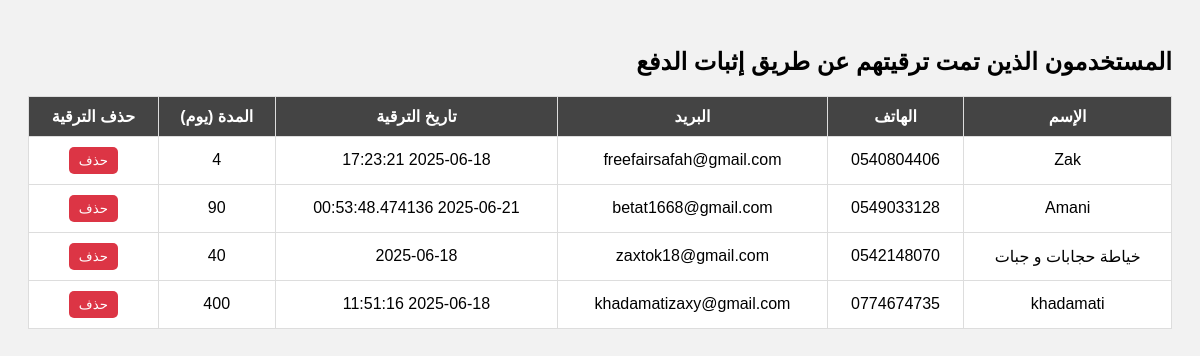
The app's page /admin/upgraded_users with its own data.
### tables this page shows
CREATE TABLE users (
    id INTEGER PRIMARY KEY AUTOINCREMENT,
    name TEXT NOT NULL,
    phone TEXT UNIQUE NOT NULL,
    email TEXT UNIQUE NOT NULL,
    password TEXT NOT NULL,
    wilaya TEXT NOT NULL,
    baladiya TEXT,
    service_type TEXT NOT NULL,
    description TEXT,
    image_path TEXT,
    is_available INTEGER DEFAULT 0 CHECK(is_available IN (0, 1)),
    date_registered DATETIME DEFAULT CURRENT_TIMESTAMP,
    verification_token TEXT,
    reset_token TEXT,
    is_verified INTEGER DEFAULT 0 CHECK(is_verified IN (0, 1)),

    -- ✅ الجنس
    gender TEXT DEFAULT 'غير محدد' CHECK(gender IN ('ذكر', 'أنثى', 'غير محدد')),

    -- ✅ عرض رقم الهاتف
    show_phone INTEGER DEFAULT 1 CHECK(show_phone IN (0, 1)),

    -- خصائص الترقية
    is_upgraded INTEGER DEFAULT 0 CHECK(is_upgraded IN (0, 1)),
    upgrade_date DATETIME,
    upgrade_duration_days INTEGER DEFAULT 0,
    upgrade_code TEXT,
    is_banned INTEGER DEFAULT 0 CHECK(is_banned IN (0, 1)),

    -- صلاحية الوصول
    role TEXT DEFAULT 'user' CHECK(role IN ('admin', 'editor', 'user')),

    -- مفتاح تسجيل الدخول الخاص بالأدمن
    admin_login_key TEXT
, is_superadmin INTEGER DEFAULT 0 CHECK(is_superadmin IN (0, 1)), payment_proof_path TEXT, payment_note TEXT);

### app.py (the view)
@app.route('/admin/upgraded_users')
def upgraded_users():
    conn = sqlite3.connect(DB_PATH)
    cursor = conn.cursor()
    cursor.execute('''
        SELECT id, name, phone, email, upgrade_date, upgrade_duration_days
        FROM users
        WHERE is_upgraded = 1 AND upgrade_date IS NOT NULL
    ''')
    rows = cursor.fetchall()
    conn.close()
    users = []
    for row in rows:
        users.append({
            'id': row[0],
            'name': row[1],
            'phone': row[2],
            'email': row[3],
            'upgrade_date': row[4],
            'duration': row[5]
        })
    return render_template('admin_upgraded_users.html', users=users)

### templates/admin_upgraded_users.html (shortened to what this page needs)
<!DOCTYPE html>
<html lang="ar" dir="rtl">
<head>
</head>
<body>
  <h2>المستخدمون الذين تمت ترقيتهم عن طريق إثبات الدفع</h2>
  <table>
    <tr>
      <th>الإسم</th>
      <th>الهاتف</th>
      <th>البريد</th>
      <th>تاريخ الترقية</th>
      <th>المدة (يوم)</th>
      <th>حذف الترقية</th>
    </tr>
    {% for user in users %}
    <tr>
      <td>{{ user.name }}</td>
      <td>{{ user.phone }}</td>
      <td>{{ user.email }}</td>
      <td>{{ user.upgrade_date }}</td>
      <td>{{ user.duration }}</td>
      <td>
        <form id="form-{{ user.id }}" method="POST" action="{{ url_for('remove_upgrade') }}">
          <button type="button" onclick="confirmDelete({{ user.id }})">حذف</button>
        </form>
      </td>
    </tr>
    {% endfor %}
  </table>
</body>
</html>

### templates/admin_upgraded_users.html (style rules this page uses)
body { font-family: 'Cairo', sans-serif; padding: 20px; background: #f2f2f2; }
table { width: 100%; background: white; border-collapse: collapse; margin-top: 20px; }
th, td { padding: 10px; border: 1px solid #ddd; text-align: center; }
th { background: #444; color: white; }
button { background: #dc3545; color: white; padding: 6px 10px; border: none; border-radius: 5px; cursor: pointer; }

### records on screen
users: name "Zak", phone "0540804406", email "freefairsafah@gmail.com", upgrade_date "2025-06-18 17:23:21", duration "4"
users: name "Amani", phone "0549033128", email "betat1668@gmail.com", upgrade_date "2025-06-21 00:53:48.474136", duration "90"
users: name "خياطة حجابات و جبات", phone "0542148070", email "zaxtok18@gmail.com", upgrade_date "2025-06-18", duration "40"
users: name "khadamati", phone "0774674735", email "khadamatizaxy@gmail.com", upgrade_date "2025-06-18 11:51:16", duration "400"
